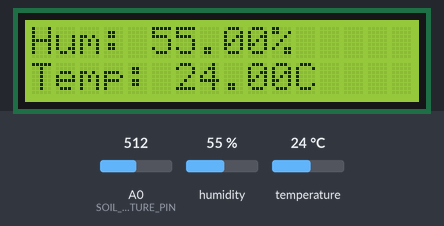
A sketch run on a simulated Arduino Uno, built with avr-gcc and run on an emulated ATmega328P. On the bench: 16×2 character LCD. The inputs (shaded band) are chosen by the test bench; at power-on: humidity 55 %, A0 (SOIL_MOISTURE_PIN) = 512, temperature 24 °C. What the sketch prints to the serial monitor is not drawn.

Above: at 3.2 s.
3.3 s: humidity set to 22 %
At 7.5 s:
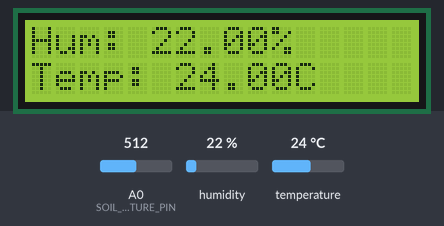
11.7 s: A0 (SOIL_MOISTURE_PIN) set to 716
At 17.6 s:
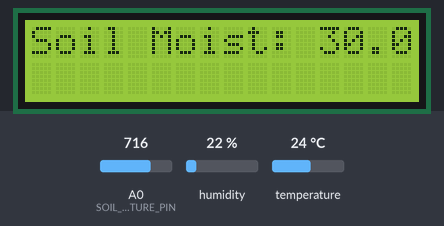
19.8 s: temperature set to 12 °C
At 23.1 s:
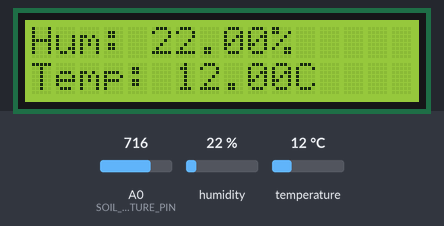
26.0 s: A0 (SOIL_MOISTURE_PIN) set to 900
At 29.9 s:
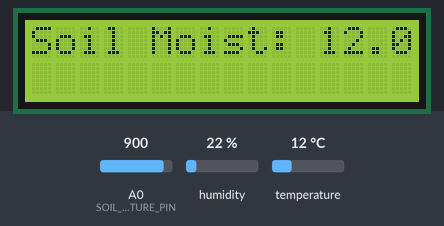
32.0 s: humidity set to 40 %
At 35.4 s:
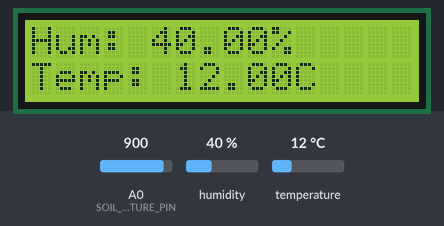
38.2 s: A0 (SOIL_MOISTURE_PIN) set to 1023
At 42.1 s:
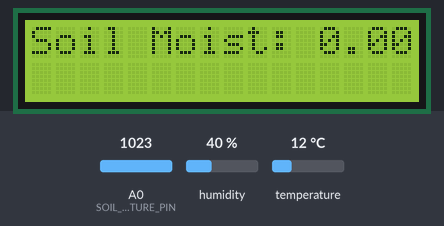
Timing chart, 0 to 43.6 s (numbered marks = the images above; inputs shaded):
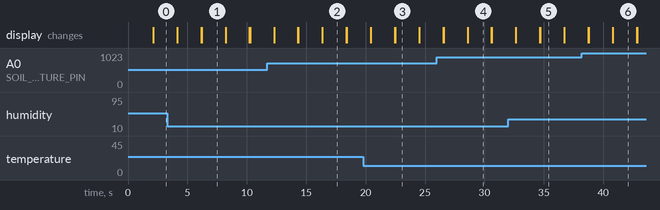

The sketch:

sketch_may18a.ino
```cpp
#include <Wire.h>
#include <LiquidCrystal_I2C.h>
#include <DHT.h>

// Define DHT sensor pin and type
#define DHTPIN 2
#define DHTTYPE DHT11

// Initialize the DHT sensor
DHT dht(DHTPIN, DHTTYPE);

// Initialize the LCD (change the address to 0x3F if 0x27 doesn't work)
LiquidCrystal_I2C lcd(0x27, 16, 2);

// Define soil moisture sensor pin
#define SOIL_MOISTURE_PIN A0

void setup() {
  // Initialize the serial communication
  Serial.begin(9600);

  // Initialize the DHT sensor
  dht.begin();

  // Initialize the LCD
  lcd.init();
  lcd.backlight();

  // Print a welcome message
  lcd.setCursor(0, 0);
  lcd.print("Initializing...");
  delay(2000); // Wait for 2 seconds
  lcd.clear();
}

void loop() {
  // Read humidity and temperature values from DHT11 sensor
  float humidity = dht.readHumidity();
  float temperature = dht.readTemperature();

  // Read the soil moisture level
  int soilMoistureValue = analogRead(SOIL_MOISTURE_PIN);
  float soilMoisturePercent = map(soilMoistureValue, 1023, 0, 0, 100);

  // Print the values to the Serial Monitor
  Serial.print("Humidity: ");
  Serial.print(humidity);
  Serial.print("%, Temperature: ");
  Serial.print(temperature);
  Serial.print("°C, Soil Moisture: ");
  Serial.print(soilMoisturePercent);
  Serial.println("%");

  // Display the values on the LCD
  lcd.setCursor(0, 0);
  lcd.print("Hum: ");
  lcd.print(humidity);
  lcd.print("%");

  lcd.setCursor(0, 1);
  lcd.print("Temp: ");
  lcd.print(temperature);
  lcd.print("C");

  delay(2000);

  lcd.clear();

  lcd.setCursor(0, 0);
  lcd.print("Soil Moist: ");
  lcd.print(soilMoisturePercent);
  lcd.print("%");

  delay(2000);

  lcd.clear();
}
```

Measured:
- what the display in image 1 shows lasts 2.0 s, from 6.2 s to 8.2 s
